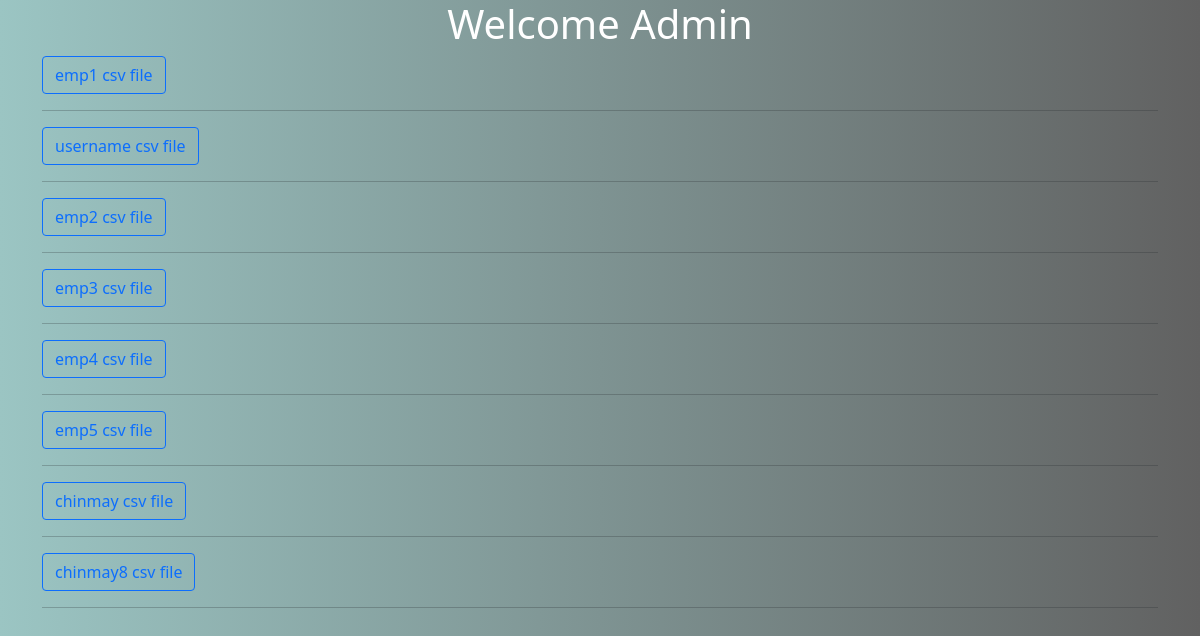
The app's page /adminer/ with its own data.
### employees/models.py (models this page shows, shortened)
class Employee(models.Model):
    user = models.OneToOneField(User, on_delete= models.CASCADE,null=True)
    phone = models.CharField(max_length=200, null=True)
    adress = models.CharField(max_length=200, null=True)
    profile_pic = models.ImageField(default='default.jpg', upload_to='profile_images',max_length=100,blank=True,null=True)

### employees/views.py (the view)
# urls.py: path('adminer/',views.adminpage, name='admin'),
def adminpage(request):
    emps = Employee.objects.all()
    return render(request,'employees/admin_dashboard.html',{'emps':emps})

### employees/templates/employees/admin_dashboard.html (shortened to what this page needs)
<!DOCTYPE html>
<html lang="en">
<head>
    <link href="https://cdn.jsdelivr.net/npm/bootstrap@5.0.0-beta3/dist/css/bootstrap.min.css" rel="stylesheet">
</head>
<body>
    <h1 class="text-center text-white">Welcome Admin</h1>
    <div class="container">
        {% for emp in emps %}
        <a href="{% url 'export' emp.id %}" class="btn btn-outline-primary">{{ emp.user.username }} csv file</a>
        <hr>
        {% endfor %}
    </div>
</body>
</html>

### employees/templates/employees/admin_dashboard.html (style rules this page uses)
body { background: #616161; background: -webkit-linear-gradient(to right, #9bc5c3, #616161); background: linear-gradient(to right, #9bc5c3, #616161); }

### records on screen
Employee: user.username "emp1"
Employee: user.username "username"
Employee: user.username "emp2"
Employee: user.username "emp3"
Employee: user.username "emp4"
Employee: user.username "emp5"
Employee: user.username "chinmay"
Employee: user.username "chinmay8"
